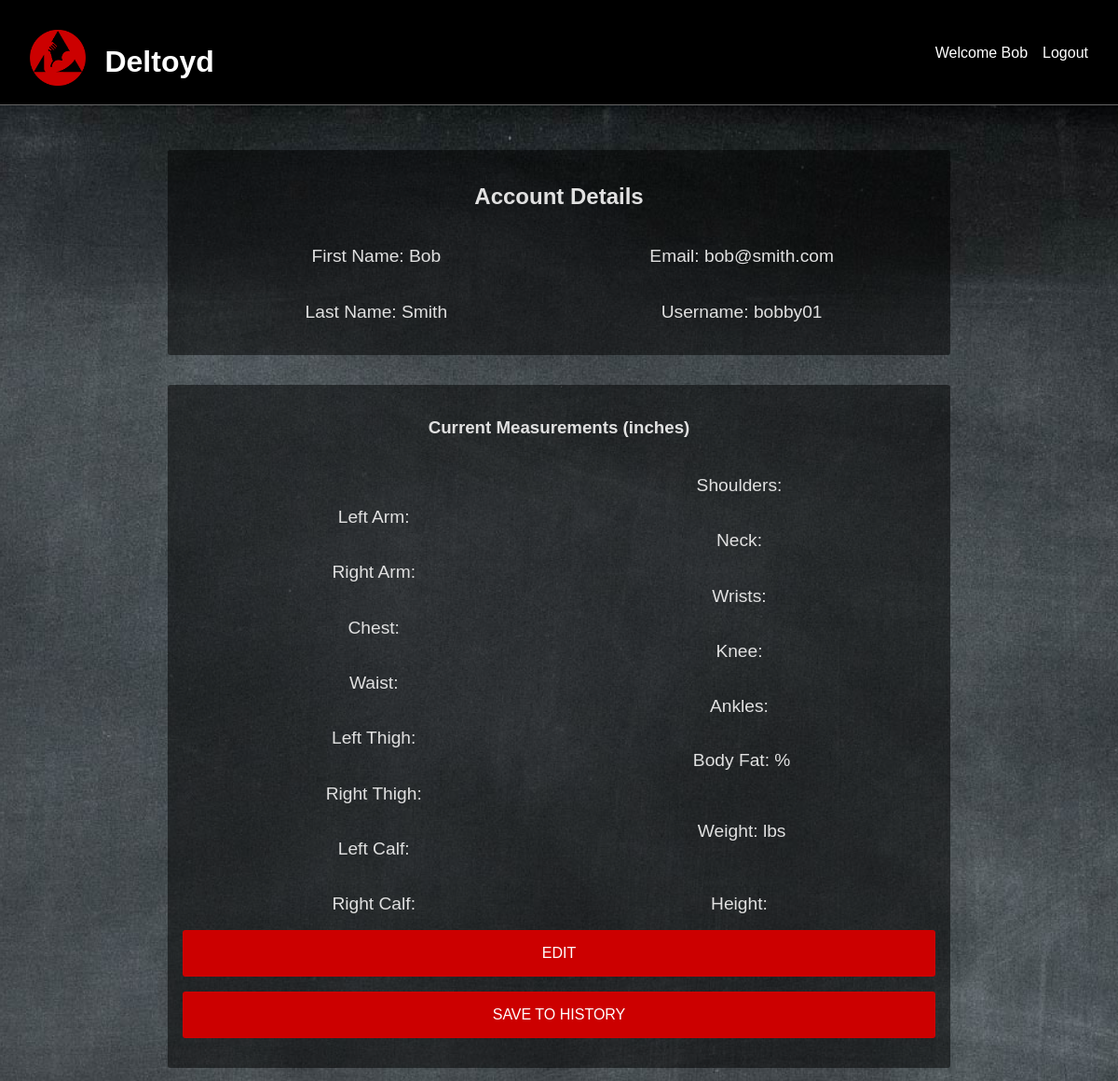
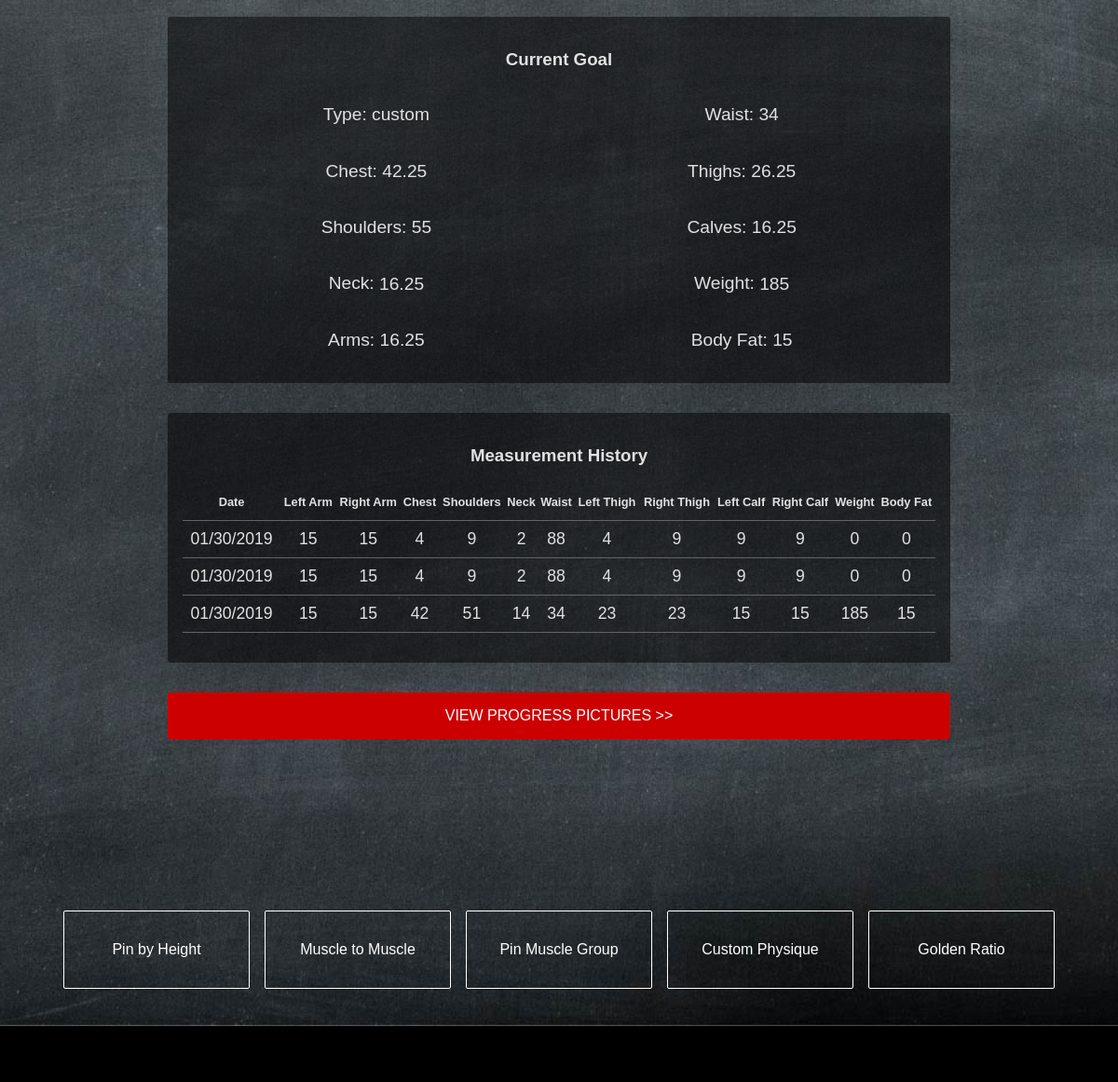
The page /profile.php (signed in) on the database its author committed (2 pictures, top to bottom).
### tables this page shows
CREATE TABLE `members` (
  `memberID` int(11) NOT NULL,
  `firstName` varchar(255) NOT NULL,
  `lastName` varchar(255) NOT NULL,
  `email` varchar(255) NOT NULL,
  `username` varchar(255) NOT NULL,
  `password` varchar(255) NOT NULL,
  `leftArm` float NOT NULL,
  `rightArm` float NOT NULL,
  `chest` float NOT NULL,
  `waist` float NOT NULL,
  `leftThigh` float NOT NULL,
  `rightThigh` float NOT NULL,
  `leftCalf` float NOT NULL,
  `rightCalf` float NOT NULL,
  `shoulders` float NOT NULL,
  `wrists` float NOT NULL,
  `ankles` float NOT NULL,
  `bodyFat` float NOT NULL,
  `weight` float NOT NULL,
  `neck` float NOT NULL,
  `knee` float NOT NULL,
  `height` float NOT NULL
);

CREATE TABLE `goals` (
  `memberID` int(11) NOT NULL,
  `goalID` int(11) NOT NULL,
  `bodybuilderID` int(11) NOT NULL,
  `bodybuilderName` varchar(255) NOT NULL,
  `featureName` varchar(255) NOT NULL,
  `currentGoal` tinyint(1) NOT NULL,
  `date` varchar(255) NOT NULL,
  `arms` float NOT NULL,
  `chest` float NOT NULL,
  `waist` float NOT NULL,
  `thighs` float NOT NULL,
  `calves` float NOT NULL,
  `shoulders` float NOT NULL,
  `neck` float NOT NULL,
  `weight` float NOT NULL,
  `bodyFat` float NOT NULL
);

CREATE TABLE `memberlog` (
  `measurementID` int(11) NOT NULL,
  `memberID` int(11) NOT NULL,
  `timestamp` varchar(255) NOT NULL,
  `leftArm` float NOT NULL,
  `rightArm` float NOT NULL,
  `chest` float NOT NULL,
  `waist` float NOT NULL,
  `leftThigh` float NOT NULL,
  `rightThigh` float NOT NULL,
  `leftCalf` float NOT NULL,
  `rightCalf` float NOT NULL,
  `shoulders` float NOT NULL,
  `weight` float NOT NULL,
  `bodyFat` float NOT NULL,
  `neck` float NOT NULL
);

### includes/helper_functions.php (called while the page is built, shortened)
<?php
  function getProfileInformation($username, $connection) {
    $user_profile = [];
    if ($stmt = $connection->prepare('SELECT * FROM members WHERE username = ? LIMIT 1')) {
      $stmt->bind_param('s', $username);
      $stmt->execute();
    } else {
      $error = $connection->errno . ' ' . $connection->error;
      echo $error;
    }
    $result = $stmt->get_result();
    while ($row = $result->fetch_assoc()) {
      $user_profile['first-name'] = $row['firstName'];
      $user_profile['last-name'] = $row['lastName'];
      $user_profile['email'] = $row['email'];
      $user_profile['username'] = $row['username'];
    }
    if ($stmt = $connection->prepare('SELECT * FROM memberdetails WHERE username = ?')) {
      $stmt->bind_param('s', $username);
      $stmt->execute();
    } else {
      $error = $connection->errno . ' ' . $connection->error;
      echo $error;
    }
    $result = $stmt->get_result();
    return $user_profile;
  }
  function getUserMeasurementLog($userID, $connection) {
    $user_log = [];
    $row_count = 0;
    if ($stmt = $connection->prepare('SELECT * FROM memberlog WHERE memberID = ?')) {
      $stmt->bind_param('s', $userID);
      $stmt->execute();
    } else {
      $error = $connection->errno . ' ' . $connection->error;
      echo $error;
    }
    $result = $stmt->get_result();
    while ($row = $result->fetch_assoc()) {
      $user_row = [];
      $user_row['timestamp'] = $row['timestamp'];
      $user_row['leftArm'] = $row['leftArm'];
      $user_row['rightArm'] = $row['rightArm'];
      $user_row['chest'] = $row['chest'];
      $user_row['waist'] = $row['waist'];
      $user_row['leftThigh'] = $row['leftThigh'];
      $user_row['rightThigh'] = $row['rightThigh'];
      $user_row['shoulders'] = $row['shoulders'];
      $user_row['neck'] = $row['neck'];
      $user_row['leftCalf'] = $row['leftCalf'];
      $user_row['rightCalf'] = $row['rightCalf'];
      $user_row['weight'] = $row['weight'];
      $user_row['bodyFat'] = $row['bodyFat'];
      $user_log[$row_count] = $user_row;
      $row_count++;
    }
    return $user_log;
  }
  function getCurrentUserGoal($memberID, $connection) {
    $goalMeasurements = [];
    $sql = "SELECT * from goals WHERE memberID = ? AND currentGoal = 1";
    if ($stmt = $connection->prepare($sql)) {
      $stmt->bind_param('i', $memberID);
      $stmt->execute();
    } else {
      $error = $connection->errno . ' ' . $connection->error;
      echo $error;
    }
    $result = $stmt->get_result();
    while ($row = $result->fetch_assoc()) {
      $goalMeasurements['bodybuilder'] = $row['bodybuilderName'];
      $goalMeasurements['featureName'] = $row['featureName'];
      $goalMeasurements['date'] = $row['date'];
      $goalMeasurements['arms'] = $row['arms'];
      $goalMeasurements['chest'] = $row['chest'];
      $goalMeasurements['waist'] = $row['waist'];
      $goalMeasurements['thighs'] = $row['thighs'];
      $goalMeasurements['calves'] = $row['calves'];
      $goalMeasurements['shoulders'] = $row['shoulders'];
      $goalMeasurements['neck'] = $row['neck'];
      $goalMeasurements['weight'] = $row['weight'];
      $goalMeasurements['bodyFat'] = $row['bodyFat'];
    }
    return $goalMeasurements;
  }
?>

### profile.php (the view, shortened to what this page needs)
<?php
  require("includes/header.php");
  require_once("includes/db_connection.php");
  require_once("includes/helper_functions.php");
  $user_profile = [];
  $editActive = false;
  if (!empty($_SESSION['username'])) {
    $user_profile = getProfileInformation($_SESSION['username'], $connection);
    $userGoal = getCurrentUserGoal($_SESSION['memberID'], $connection);
  } else {
    header("Location: login.php");
  }
?>
<div class="page-background">
  <div class="content-wrapper">
    <div class="user-stats">
      <h2>Account Details</h2>
      <div class="stats-group left">
        <div class="custom-stat-group">
          <label>First Name:</label>
          <p><?php echo $user_profile['first-name'] ?></p>
        </div>
        <div class="custom-stat-group">
          <label>Last Name:</label>
          <p><?php echo $user_profile['last-name'] ?></p>
        </div>
      </div>
      <div class="stats-group right">
        <div class="profile-info-group">
          <label>Email:</label>
          <p><?php echo $user_profile['email'] ?></p>
        </div>
        <div class="custom-stat-group">
          <label>Username:</label>
          <p><?php echo $user_profile['username'] ?></p>
       </div>
      </div>
    </div>
    <form class="user-stats" action="<?php echo htmlspecialchars($_SERVER["PHP_SELF"]);?>" method="post">
        <h3>Current Measurements (inches)</h3>
          <div class="stats-group left">
            <div class="custom-stat-group wrap-input">
              <label>Left Arm:</label>
            </div>
            <div class="custom-stat-group wrap-input">
              <label>Right Arm:</label>
            </div>
            <div class="custom-stat-group wrap-input">
              <label>Chest:</label>
            </div>
            <div class="custom-stat-group wrap-input">
              <label>Waist:</label>
            </div>
            <div class="custom-stat-group wrap-input">
              <label>Left Thigh:</label>
            </div>
            <div class="custom-stat-group wrap-input">
              <label>Right Thigh:</label>
            </div>
            <div class="custom-stat-group wrap-input">
              <label>Left Calf:</label>
            </div>
            <div class="custom-stat-group wrap-input">
              <label>Right Calf:</label>
            </div>
          </div>
          <div class="stats-group right">
            <div class="custom-stat-group wrap-input">
              <label>Shoulders:</label>
            </div>
            <div class="custom-stat-group wrap-input">
              <label>Neck:</label>
            </div>
            <div class="custom-stat-group wrap-input">
              <label>Wrists:</label>
            </div>
            <div class="custom-stat-group wrap-input">
              <label>Knee:</label>
            </div>
            <div class="custom-stat-group wrap-input">
              <label>Ankles:</label>
            </div>
            <div class="custom-stat-group wrap-input">
              <label>Body Fat:</label>
              <?php echo $editActive ? "<input class='form-input' type='number' step='0.01' name='bodyFat' value=".$user_profile['bodyFat'].">" : "<p>".$user_profile['bodyFat']."%</p>"; ?>
            </div>
            <div class="custom-stat-group wrap-input">
              <label>Weight:</label>
              <?php echo $editActive ? "<input class='form-input' type='number' step='0.01' name='weight' value=".$user_profile['weight'].">" : "<p>".$user_profile['weight']."lbs</p>"; ?>
            </div>
            <div class="custom-stat-group wrap-input">
              <label>Height:</label>
            </div>
          </div>
        <?php echo $editActive ? "<input class='login-button' type='submit' name='update' value='Update'/>" : "<input class='login-button' type='submit' name='edit' value='Edit'/>" ;?>
        <input class="login-button" type="submit" name="save-log" value="Save to History">
    </form>
    <div class="user-stats">
      <h3>Current Goal</h3>
          <div class="stats-group left">
            <div class="custom-stat-group">
              <label>Type:</label>
              <?php echo $userGoal ? "<p>" . $userGoal['featureName'] . "</p>" : "<p>N/A</p>"; ?>
            </div>
            <div class="custom-stat-group">
              <label>Chest:</label>
              <?php echo "<p>" . round($userGoal['chest'], 2) . "</p>"; ?>
            </div>
            <div class="custom-stat-group">
              <label>Shoulders:</label>
              <?php echo "<p>" . round($userGoal['shoulders'], 2) . "</p>"; ?>
            </div>
            <div class="custom-stat-group">
              <label>Neck:</label>
              <?php echo "<p>" . round($userGoal['neck'], 2) . "</p>"; ?>
            </div>
            <div class="custom-stat-group">
              <label>Arms:</label>
              <?php echo "<p>" . round($userGoal['arms'], 2) . "</p>"; ?>
            </div>
          </div>
          <div class="stats-group right">
            <div class="custom-stat-group">
              <label>Waist:</label>
              <?php echo "<p>" . round($userGoal['waist'], 2) . "</p>"; ?>
            </div>
            <div class="custom-stat-group">
              <label>Thighs:</label>
              <?php echo "<p>" . round($userGoal['thighs'], 2) . "</p>"; ?>
            </div>
            <div class="custom-stat-group">
              <label>Calves:</label>
              <?php echo "<p>" . round($userGoal['calves'], 2) . "</p>"; ?>
            </div>
            <div class="custom-stat-group">
              <label>Weight:</label>
              <?php echo "<p>" . round($userGoal['weight'], 2) . "</p>"; ?>
            </div>
            <div class="custom-stat-group">
              <label>Body Fat:</label>
              <?php echo "<p>" . round($userGoal['bodyFat'], 2) . "</p>"; ?>
            </div>
          </div>
      </div>
    <div class="user-stats table">
      <h3>Measurement History</h3>
      <table class="ratio-table profile">
        <tr>
          <th>Date</th>
          <th>Left Arm</th>
          <th>Right Arm</th>
          <th>Chest</th>
          <th>Shoulders</th>
          <th>Neck</th>
          <th>Waist</th>
          <th>Left Thigh</th>
          <th>Right Thigh</th>
          <th>Left Calf</th>
          <th>Right Calf</th>
          <th>Weight</th>
          <th>Body Fat</th>
        </tr>
        <?php
          $log = getUserMeasurementLog($_SESSION['memberID'], $connection);
          foreach($log as $row_array) {
            $date = date('m/d/Y', $row_array['timestamp']);
            echo "<tr>";
            echo "<td>" . $date . "</td>";
            echo "<td>" . $row_array['leftArm'] . "</td>";
            echo "<td>" . $row_array['rightArm'] . "</td>";
            echo "<td>" . $row_array['chest'] . "</td>";
            echo "<td>" . $row_array['shoulders'] . "</td>";
            echo "<td>" . $row_array['neck'] . "</td>";
            echo "<td>" . $row_array['waist'] . "</td>";
            echo "<td>" . $row_array['leftThigh'] . "</td>";
            echo "<td>" . $row_array['rightThigh'] . "</td>";
            echo "<td>" . $row_array['leftCalf'] . "</td>";
            echo "<td>" . $row_array['rightCalf'] . "</td>";
            echo "<td>" . $row_array['weight'] . "</td>";
            echo "<td>" . $row_array['bodyFat'] . "</td>";
            echo "</tr>";
          }
        ?>
      </table>
    </div>
    <div class="progress-button">
      <a class="login-button" href="profile-history.php">View Progress Pictures >></a>
    </div>
  </div>
  <?php require("includes/navigation_bottom.php"); ?>
</div>
<?php require("includes/footer.php"); ?>

### css/main.css (style rules this page uses)
input { box-sizing: border-box; }
html { scroll-behavior: smooth; }
body { margin: 0; padding: 0; font-family: Bahnschrift, Helvetica; }
a { color: inherit; text-decoration: none; }
.content-wrapper { margin: 0 auto; max-width: 100%; padding-bottom: 2rem; padding-top: 3rem; }
@media screen and (min-width: 600px) { .content-wrapper { width: 70%; } }
.wrap-input { position: relative; width: 100%; z-index: 1; padding-bottom: 1rem; }
.login-button { display: block; font-size: 1rem; color: #fff; text-transform: uppercase; border: 0; width: 100%; height: 50px; background:rgb(204, 0, 0); display: -webkit-box; display: -webkit-flex; display: -moz-box; display: -ms-flexbox; display: flex; justify-content: center; align-items: center; border-radius: 3px; -webkit-transition: all 0.4s; -o-transition: all 0.4s; -moz-transition: all 0.4s; transition: all 0.4s; cursor: pointer; margin-bottom: 1rem; }
.page-background { background-image: url("../img/chalk_background.jpg"); background-repeat: no-repeat; background-size: cover; background-position: center; max-width: 100%; max-height: 100%; }
.profile-info-group p, .custom-stat-group p { display: inline-block; }
.ratio-table.profile th { font-size: 0.8rem; }
.user-stats.table { overflow-x: auto; }
.user-stats { background-color: rgba(0, 0, 0, 0.5); padding: 1rem; text-align: center; border-radius: 3px; color: rgb(225, 225, 225); margin-bottom: 2rem; }
.stats-group { font-size: 1.2rem; display: inline-block; width: 48%; }
.ratio-table { border-collapse: collapse; margin: 0 auto; width: 100%; margin-bottom: 1rem; }
.ratio-table tr { border-bottom: 1px solid rgb(100, 100, 100); font-size: 1.1rem; height: 40px; }
td { padding: 0.25rem; }

### rows shown on the page
members: firstName "Bob", lastName "Smith", email "bob@smith.com", username "bobby01"
goals: featureName "custom", chest "42.25", shoulders "55", neck "16.25", arms "16.25", waist "34", thighs "26.25", calves "16.25", weight "185", bodyFat "15"
memberlog: timestamp "01/30/2019", leftArm "15", rightArm "15", chest "4", shoulders "9", neck "2", waist "88", leftThigh "4", rightThigh "9", leftCalf "9", rightCalf "9", weight "0", bodyFat "0"
memberlog: timestamp "01/30/2019", leftArm "15", rightArm "15", chest "4", shoulders "9", neck "2", waist "88", leftThigh "4", rightThigh "9", leftCalf "9", rightCalf "9", weight "0", bodyFat "0"
memberlog: timestamp "01/30/2019", leftArm "15", rightArm "15", chest "42", shoulders "51", neck "14", waist "34", leftThigh "23", rightThigh "23", leftCalf "15", rightCalf "15", weight "185", bodyFat "15"

### other values the page prints
$_SESSION['first-name'] "Bob"
